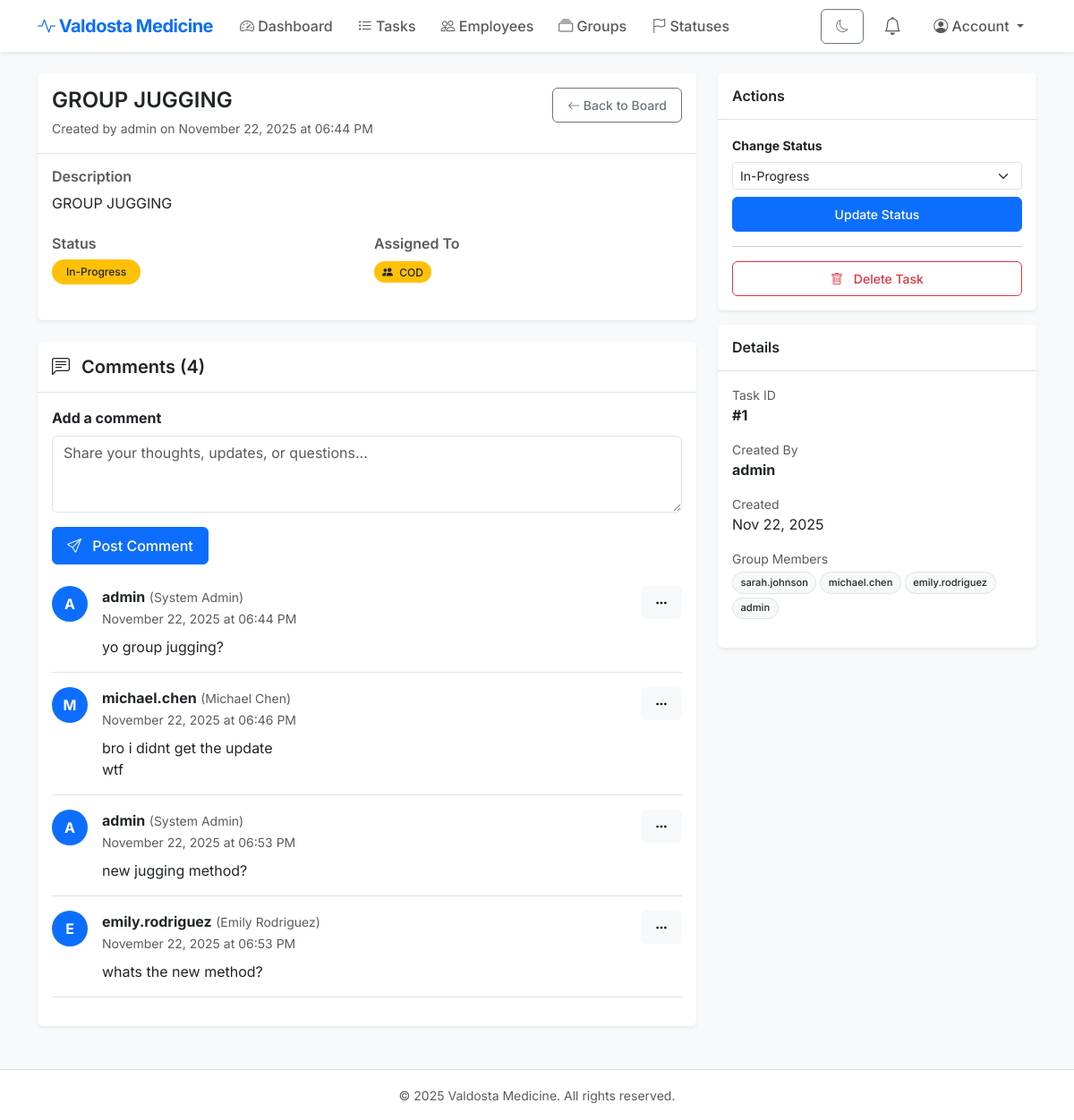
/tasks/1/view (signed in), run on the app's committed database.
### models.py (models this page shows, shortened)
class Task(db.Model):
    __tablename__ = "tasks"
    id = db.Column(db.Integer, primary_key=True)
    title = db.Column(db.String(200), nullable=False)
    description = db.Column(db.Text)
    status_id = db.Column(db.Integer, db.ForeignKey("task_statuses.id"))
    assigned_user_id = db.Column(db.Integer, db.ForeignKey("users.id"), nullable=True)
    assigned_group_id = db.Column(db.Integer, db.ForeignKey("groups.id"), nullable=True)
    created_by_user_id = db.Column(db.Integer, db.ForeignKey("users.id"), nullable=False)
    created_at = db.Column(db.DateTime)
    completed_at = db.Column(db.DateTime, nullable=True)
    due_date = db.Column(db.Date, nullable=True)
    status = db.relationship("TaskStatus", back_populates="tasks")
    assignee = db.relationship("User", foreign_keys=[assigned_user_id])
    assigned_group = db.relationship("Group", back_populates="tasks")
    creator = db.relationship("User", back_populates="created_tasks", foreign_keys=[created_by_user_id])
    comments = db.relationship("TaskComment", back_populates="task", order_by="TaskComment.created_at", cascade="all, delete-orphan")
    def can_comment(self, user):
        if user.is_admin():
            return True

class User(db.Model):
    __tablename__ = "users"
    id = db.Column(db.Integer, primary_key=True)
    username = db.Column(db.String(64), unique=True, nullable=False)
    password_hash = db.Column(db.String(255), nullable=False)
    is_active = db.Column(db.Boolean, default=True)
    employee = db.relationship("Employee", back_populates="user", uselist=False)
    groups = db.relationship("Group", secondary="user_groups", back_populates="users")
    created_tasks = db.relationship("Task", back_populates="creator", foreign_keys="Task.created_by_user_id")
    notifications = db.relationship("Notification", back_populates="user", order_by="Notification.created_at.desc()")
    def is_admin(self):
        return any(g.is_admin_group for g in self.groups)

class TaskStatus(db.Model):
    __tablename__ = "task_statuses"
    id = db.Column(db.Integer, primary_key=True)
    label = db.Column(db.String(50), unique=True, nullable=False)
    is_default = db.Column(db.Boolean, default=False)
    tasks = db.relationship("Task", back_populates="status")

class Group(db.Model):
    __tablename__ = "groups"
    id = db.Column(db.Integer, primary_key=True)
    name = db.Column(db.String(100), unique=True, nullable=False)
    description = db.Column(db.Text)
    is_admin_group = db.Column(db.Boolean, default=False)
    users = db.relationship("User", secondary="user_groups", back_populates="groups")
    tasks = db.relationship("Task", back_populates="assigned_group")

class TaskComment(db.Model):
    __tablename__ = "task_comments"
    id = db.Column(db.Integer, primary_key=True)
    task_id = db.Column(db.Integer, db.ForeignKey("tasks.id"), nullable=False)
    user_id = db.Column(db.Integer, db.ForeignKey("users.id"), nullable=False)
    content = db.Column(db.Text, nullable=False)
    created_at = db.Column(db.DateTime, nullable=False)
    updated_at = db.Column(db.DateTime)
    task = db.relationship("Task", back_populates="comments")
    user = db.relationship("User")

class Employee(db.Model):
    __tablename__ = "employees"
    id = db.Column(db.Integer, primary_key=True)
    employee_id = db.Column(db.String(20), unique=True, nullable=False)  # Random employee ID
    first_name = db.Column(db.String(100), nullable=False)
    last_name = db.Column(db.String(100), nullable=False)
    address = db.Column(db.Text)
    salary = db.Column(db.Float)
    date_of_hire = db.Column(db.Date)
    date_of_birth = db.Column(db.Date)
    department_id = db.Column(db.Integer, db.ForeignKey("departments.id"))
    role_id = db.Column(db.Integer, db.ForeignKey("roles.id"))
    user_id = db.Column(db.Integer, db.ForeignKey("users.id"))
    department = db.relationship("Department", back_populates="employees")
    role = db.relationship("Role", back_populates="employees")
    user = db.relationship("User", back_populates="employee")
    def full_name(self):
        return f"{self.first_name} {self.last_name}"

### app.py (the view)
    @app.route("/tasks/<int:task_id>/view")
    @login_required
    def view_task(task_id):
        task = Task.query.get_or_404(task_id)
        user = User.query.get(session["user_id"])
        can_comment = task.can_comment(user)
        statuses = TaskStatus.query.all()
        return render_template("task_detail.html", task=task, can_comment=can_comment, statuses=statuses)

### templates/task_detail.html (shortened to what this page needs)
{% extends "base.html" %}
{% block content %}
<div class="row">
  <div class="col-lg-8">
    <div class="card shadow-sm mb-4">
      <div class="card-header bg-white py-3 border-bottom">
        <div class="d-flex justify-content-between align-items-start">
          <div>
            <h4 class="mb-1">{{ task.title }}</h4>
            <small class="text-muted">
              Created by {{ task.creator.username }} on {{ task.created_at.strftime('%B %d, %Y at %I:%M %p') if task.created_at }}
            </small>
          </div>
          <a href="{{ url_for('tasks') }}" class="btn btn-sm btn-outline-secondary">
            <i class="bi bi-arrow-left"></i> Back to Board
          </a>
        </div>
      </div>
      <div class="card-body">
        <h6 class="text-muted mb-2">Description</h6>
        <p class="mb-4">{{ task.description or 'No description provided.' }}</p>
        <div class="row g-3 mb-4">
          <div class="col-md-6">
            <h6 class="text-muted mb-2">Status</h6>
            <span class="badge rounded-pill
              {% if task.status.label == 'Complete' %}bg-success
              {% elif task.status.label == 'In-Progress' %}bg-warning text-dark
              {% else %}bg-secondary{% endif %} px-3 py-2">
              {{ task.status.label if task.status else 'None' }}
            </span>
          </div>
          <div class="col-md-6">
            <h6 class="text-muted mb-2">Assigned To</h6>
            {% if task.assignee %}
              <span class="badge rounded-pill bg-info text-white">
                <i class="bi bi-person-fill me-1"></i> {{ task.assignee.username }}
              </span>
            {% elif task.assigned_group %}
              <span class="badge rounded-pill bg-warning text-dark">
                <i class="bi bi-people-fill me-1"></i> {{ task.assigned_group.name }}
              </span>
            {% else %}
              <span class="text-muted fst-italic">Unassigned</span>
            {% endif %}
          </div>
        </div>
      </div>
    </div>
    <div class="card shadow-sm">
      <div class="card-header bg-white py-3 border-bottom">
        <h5 class="mb-0">
          <i class="bi bi-chat-left-text me-2"></i>
          Comments ({{ task.comments|length }})
        </h5>
      </div>
      <div class="card-body">
        {% if can_comment %}
        <form method="POST" action="{{ url_for('add_task_comment', task_id=task.id) }}" class="mb-4">
          <div class="mb-3">
            <label class="form-label fw-bold">Add a comment</label>
            <textarea class="form-control" name="content" rows="3"
                      placeholder="Share your thoughts, updates, or questions..." required></textarea>
          </div>
          <button type="submit" class="btn btn-primary">
            <i class="bi bi-send me-2"></i> Post Comment
          </button>
        </form>
        {% else %}
        <div class="alert alert-info">
          <i class="bi bi-info-circle me-2"></i>
          You don't have permission to comment on this task.
        </div>
        {% endif %}
        {% if task.comments %}
        <div class="comments-list">
          {% for comment in task.comments %}
          <div class="comment-item border-bottom pb-3 mb-3">
            <div class="d-flex align-items-start">
              <div class="avatar me-3 bg-primary rounded-circle d-flex align-items-center justify-content-center text-white"
                   style="width: 40px; height: 40px; min-width: 40px;">
                <span class="fw-bold">{{ comment.user.username[0].upper() }}</span>
              </div>
              <div class="flex-grow-1">
                <div class="d-flex justify-content-between align-items-start mb-2">
                  <div>
                    <strong>{{ comment.user.username }}</strong>
                    {% if comment.user.employee %}
                      <span class="text-muted small">({{ comment.user.employee.full_name() }})</span>
                    {% endif %}
                    <br>
                    <small class="text-muted">
                      {{ comment.created_at.strftime('%B %d, %Y at %I:%M %p') }}
                    </small>
                  </div>
                  {% if current_user.id == comment.user_id or current_user.is_admin() %}
                  <div class="dropdown">
                    <button class="btn btn-sm btn-light border-0" type="button" data-bs-toggle="dropdown">
                      <i class="bi bi-three-dots"></i>
                    </button>
                  </div>
                  {% endif %}
                </div>
                <p class="mb-0" style="white-space: pre-wrap;">{{ comment.content }}</p>
              </div>
            </div>
          </div>
          {% endfor %}
        </div>
        {% else %}
        <div class="text-center py-4 text-muted">
          <i class="bi bi-chat-left display-6 opacity-25"></i>
          <p class="mt-2">No comments yet. Be the first to comment!</p>
        </div>
        {% endif %}
      </div>
    </div>
  </div>
  <div class="col-lg-4">
    <div class="card shadow-sm mb-3">
      <div class="card-header bg-white py-3 border-bottom">
        <h6 class="mb-0">Actions</h6>
      </div>
      <div class="card-body">
        <form method="POST" action="{{ url_for('update_task_status', task_id=task.id) }}" class="mb-3">
          <label class="form-label small fw-bold">Change Status</label>
          <select name="status_id" class="form-select form-select-sm mb-2">
            {% for s in statuses %}
            <option value="{{ s.id }}" {% if task.status_id == s.id %}selected{% endif %}>
              {{ s.label }}
            </option>
            {% endfor %}
          </select>
          <button class="btn btn-sm btn-primary w-100">Update Status</button>
        </form>
        {% if current_user.is_admin() %}
        <hr>
        <button class="btn btn-sm btn-outline-danger w-100" data-bs-toggle="modal" data-bs-target="#deleteTaskModal">
          <i class="bi bi-trash me-2"></i> Delete Task
        </button>
        {% endif %}
      </div>
    </div>
    <div class="card shadow-sm">
      <div class="card-header bg-white py-3 border-bottom">
        <h6 class="mb-0">Details</h6>
      </div>
      <div class="card-body">
        <div class="mb-3">
          <small class="text-muted d-block">Task ID</small>
          <strong>#{{ task.id }}</strong>
        </div>
        <div class="mb-3">
          <small class="text-muted d-block">Created By</small>
          <strong>{{ task.creator.username }}</strong>
        </div>
        <div class="mb-3">
          <small class="text-muted d-block">Created</small>
          <span>{{ task.created_at.strftime('%b %d, %Y') if task.created_at }}</span>
        </div>
        {% if task.assigned_group %}
        <div class="mb-3">
          <small class="text-muted d-block">Group Members</small>
          <div class="d-flex flex-wrap gap-1 mt-1">
            {% for u in task.assigned_group.users %}
              <span class="badge rounded-pill bg-light text-dark border" style="font-size: 0.7rem;">
                {{ u.username }}
              </span>
            {% endfor %}
          </div>
        </div>
        {% endif %}
      </div>
    </div>
  </div>
</div>
{% endblock %}

### static/style.css (style rules this page uses)
body { font-family: 'Inter', sans-serif; background-color: #f8f9fa; color: #343a40; }
h1, h2, h3, h4, h5, h6 { font-weight: 600; color: #212529; }
.card { border: none; box-shadow: 0 0.125rem 0.25rem rgba(0, 0, 0, 0.075); transition: transform 0.2s ease-in-out, box-shadow 0.2s ease-in-out; }
.btn { border-radius: 0.375rem; font-weight: 500; padding: 0.5rem 1rem; }
.badge { font-weight: 500; padding: 0.5em 0.75em; }
body, .card, .navbar, .footer, .table, .modal-content, .form-control, .form-select, .dropdown-menu, .badge, .nav-link, .btn { transition: background-color .25s ease, color .25s ease, border-color .25s ease, box-shadow .25s ease; }

### data on the page
Task: title "GROUP JUGGING", created_at "November 22, 2025 at 06:44 PM", description "GROUP JUGGING", status_id "In-Progress", id "1", created_at "Nov 22, 2025"
User: creator.username "admin", username "admin"
TaskStatus: status "In-Progress"
Group: assigned_group.name "COD"
TaskComment: user "A", user.username "admin", user.employee.full_name "System Admin", created_at "November 22, 2025 at 06:44 PM", content "yo group jugging?"
TaskComment: user "M", user.username "michael.chen", user.employee.full_name "Michael Chen", created_at "November 22, 2025 at 06:46 PM", content "bro i didnt get the update wtf"
TaskComment: user "A", user.username "admin", user.employee.full_name "System Admin", created_at "November 22, 2025 at 06:53 PM", content "new jugging method?"
TaskComment: user "E", user.username "emily.rodriguez", user.employee.full_name "Emily Rodriguez", created_at "November 22, 2025 at 06:53 PM", content "whats the new method?"
User: username "sarah.johnson"
User: username "michael.chen"
User: username "emily.rodriguez"

### other printed values
{{ task.comments|length }} "4"
